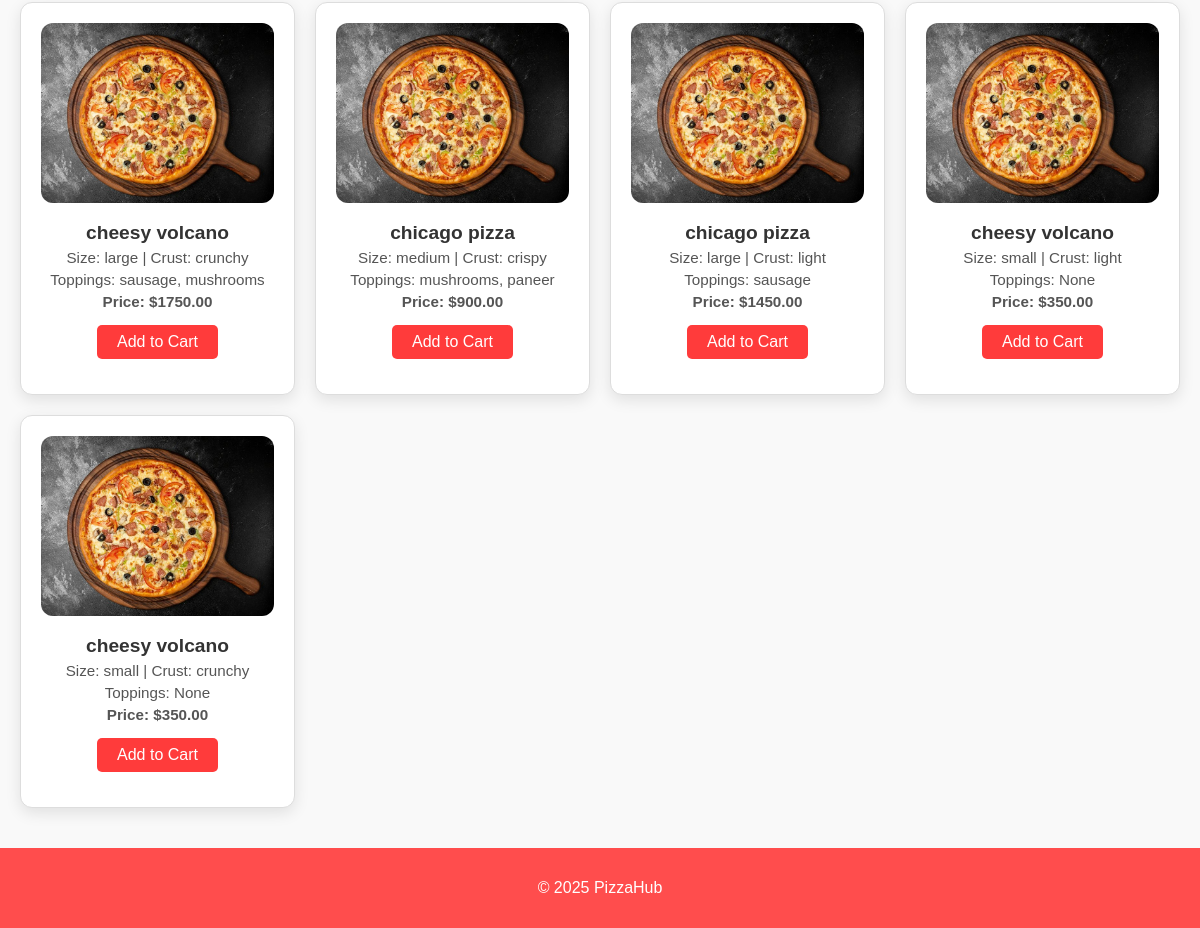
The app's page /menu/ (lower part), older data.
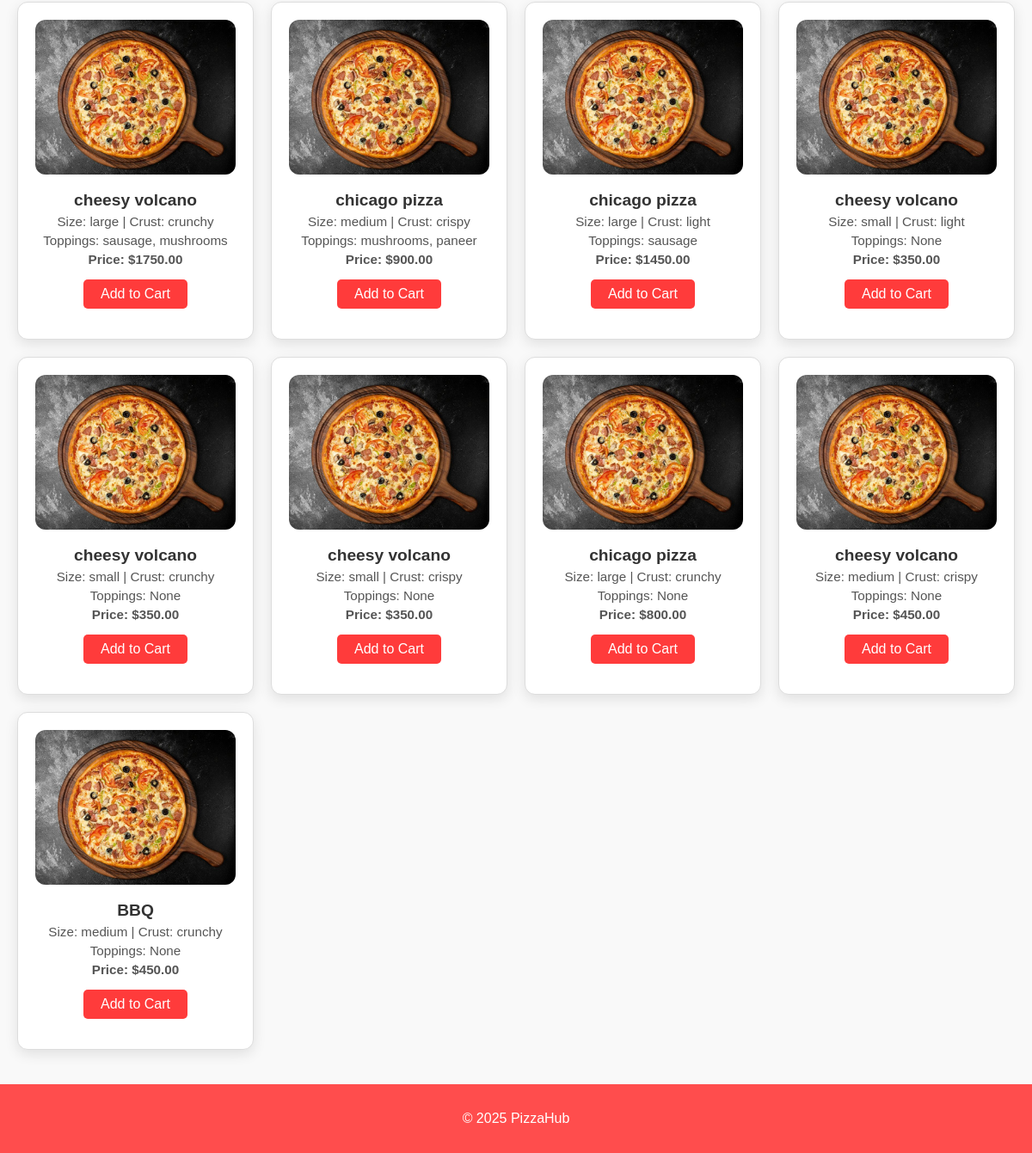
The same page, newer data.
### myapp/models.py (models this page shows, shortened)
class Pizza(models.Model):
    name = models.CharField(max_length=100)
    size = models.ForeignKey(PizzaSize, on_delete=models.PROTECT)
    crust = models.ForeignKey(PizzaCrust, on_delete=models.PROTECT)
    toppings = models.ManyToManyField(Topping, blank=True)
    image = models.ImageField(upload_to='pizzas/', null=True, blank=True)
    created_at = models.DateTimeField(auto_now_add=True)
    def calculate_total(self):
        topping_cost = sum([Decimal(t.extra_price) for t in self.toppings.all()])
        return self.size.price + topping_cost

class PizzaSize(models.Model):
    name = models.CharField(max_length=20)
    price = models.DecimalField(max_digits=5, decimal_places=2)

class PizzaCrust(models.Model):
    name = models.CharField(max_length=20)

class Topping(models.Model):
    name = models.CharField(max_length=50)
    extra_price = models.DecimalField(max_digits=5, decimal_places=2, default=0)

### myapp/views.py (the view)
# urls.py: path('menu/', views.menu, name='menu'),
def menu(request):
    pizzas = Pizza.objects.all()
    return render(request, 'myapp/menu.html', {'pizzas': pizzas})

### myapp/templates/myapp/menu.html (shortened to what this page needs)
{% extends 'myapp/base.html' %}
{% load static %}
{% block content %}
<section class="menu-section">
    <div class="pizza-list">
        {% for pizza in pizzas %}
        <div class="pizza-card">
            {% if pizza.image %}
                <img src="{{ pizza.image.url }}" alt="{{ pizza.name }}">
            {% else %}
                <img src="{% static 'myapp/images/pizza5.jpg' %}" alt="{{ pizza.name }}">
            {% endif %}
            <div class="pizza-info">
                <h3>{{ pizza.name }}</h3>
                <p>Size: {{ pizza.size.name }} | Crust: {{ pizza.crust.name }}</p>
                <p>Toppings:
                    {% for t in pizza.toppings.all %}
                        {{ t.name }}{% if not forloop.last %}, {% endif %}
                    {% empty %}
                        None
                    {% endfor %}
                </p>
                <p class="price">Price: ${{ pizza.calculate_total|floatformat:2 }}</p>
                <a href="{% url 'add_to_cart' pizza.id %}" class="btn">Add to Cart</a>
            </div>
        </div>
        {% empty %}
            <p>No pizzas available right now.</p>
        {% endfor %}
    </div>
</section>
{% endblock %}

### myapp/templates/myapp/base.html (shortened to what this page needs)
<!DOCTYPE html>
<html lang="en">
<head>
    {% load static %}
    <link rel="stylesheet" href="{% static 'myapp/css/style.css' %}">
</head>
<body>
    <main>
        {% block content %}{% endblock %}
    </main>
    <footer>
        <p>&copy; 2025 PizzaHub</p>
    </footer>
</body>
</html>

### myapp/static/myapp/css/style.css (style rules this page uses)
body { font-family: Arial, sans-serif; margin: 0; padding: 0; background: #f4f4f4; }
.pizza-list { display: grid; grid-template-columns: repeat(auto-fit, minmax(220px, 1fr)); gap: 20px; margin-top: 30px; }
.pizza-card { border: 1px solid #ddd; border-radius: 10px; overflow: hidden; transition: transform 0.3s; }
.pizza-card img { width: 100%; height: 180px; object-fit: cover; }
.pizza-card h3 { margin: 10px 0 5px; }
.pizza-card p { margin: 5px 0; }
.pizza-card .btn { display: inline-block; margin: 10px 0 15px; padding: 8px 20px; background-color: #ff3b3b; color: white; text-decoration: none; border-radius: 5px; transition: 0.3s; }
.menu-section { padding: 40px 20px; text-align: center; background: #f9f9f9; }
.pizza-list { display: grid; grid-template-columns: repeat(auto-fit, minmax(250px, 1fr)); gap: 20px; }
.pizza-card { background: #fff; border-radius: 12px; padding: 20px; box-shadow: 0 5px 15px rgba(0, 0, 0, 0.1); transition: transform 0.2s; }
.pizza-card img { width: 100%; height: 180px; object-fit: cover; border-radius: 12px; }
.pizza-info h3 { margin-top: 15px; font-size: 1.2em; color: #333; }
.pizza-info p { margin: 5px 0; color: #555; font-size: 0.95em; }
.price { font-weight: bold; color: #ff4d4d; margin: 10px 0; }
.btn { display: inline-block; padding: 8px 20px; background: #ff4d4d; color: #fff; text-decoration: none; border-radius: 8px; transition: background 0.2s; }
.btn { display: inline-block; padding: 8px 20px; background: #ff4d4d; color: #fff; text-decoration: none; border-radius: 8px; transition: 0.3s; }
footer { text-align: center; padding: 15px; background: #ff4d4d; color: #fff; }

Row changes from the older to the newer data that the page shows:
added Pizza: name "cheesy volcano", size.name "small", crust.name "crispy", calculate_total "350.00"
added Pizza: name "chicago pizza", size.name "large", crust.name "crunchy", calculate_total "800.00"
added Pizza: name "cheesy volcano", size.name "medium", crust.name "crispy", calculate_total "450.00"
added Pizza: name "BBQ", size.name "medium", crust.name "crunchy", calculate_total "450.00"
